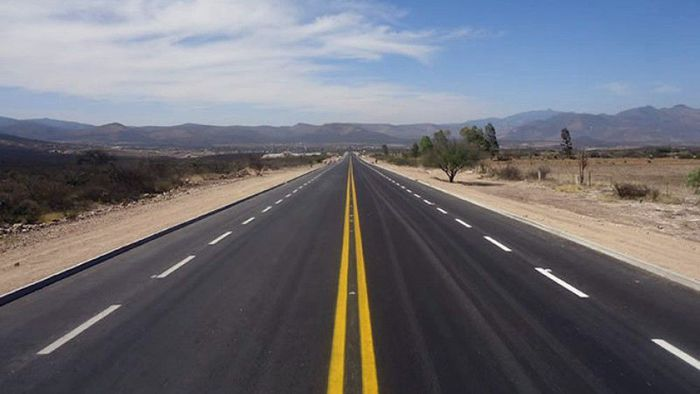
#> input picture street_test.jpg, 700 x 394 px, given in place of the camera
$ python Real_time.py
#> lines starting #> are read from the running program, lines starting #| are printed output that depends on the picture; after the words box and inside, x2 and y2 are one past the last pixel; in counts of white or black regions, pixels touching at a corner belong together
import cv2
import numpy as np

cap = cv2.VideoCapture(0)   #lấy camera 0

while True:
    ret, vid = cap.read()
#> vid is the input picture: shape (394, 700, 3); mean B, G, R 117.6, 110.2, 109.9
    gray = cv2.cvtColor(vid, cv2.COLOR_BGR2GRAY)
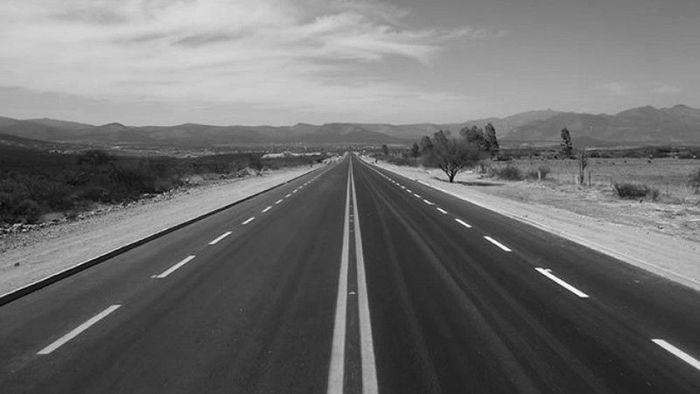
#> gray: shape (394, 700); min 2, max 254, mean 110.9
    filt = cv2.GaussianBlur(gray, (5, 5), 0)
    canny = cv2.Canny(filt, 50, 150)
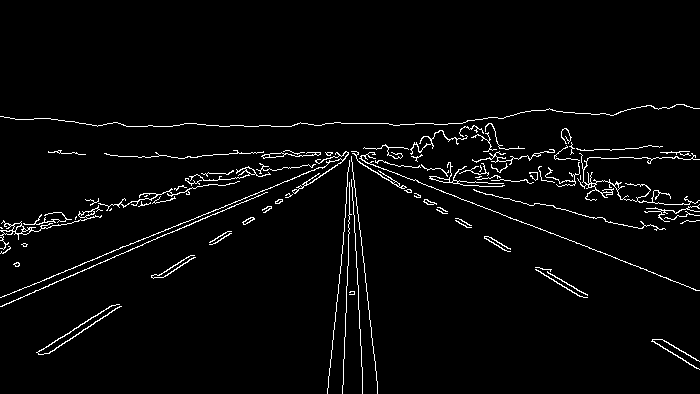
#> canny: shape (394, 700); 3% white in thin lines or dots, all inside (x1, y1, x2, y2) = (0, 104, 700, 394)
    #ret, mask = cv2.threshold(canny, 70, 255, cv2.THRESH_BINARY)
    linesP = cv2.HoughLinesP(canny, 1, np.pi / 180, 50, minLineLength=10,maxLineGap=10)
#> linesP = 138 rows, first 6: [343, 153, 653, 272], [0, 297, 326, 165], [35, 290, 266, 192], [288, 168, 374, 153], [352, 187, 362, 380], [245, 224, 364, 147]
    if linesP is not None:
        for line in linesP:
            for x1, y1, x2, y2 in line:
                cv2.line(vid, (x1, y1), (x2, y2), (0, 0, 255), 3)
#> this loop made 138 passes
#> line on passes 1 to 12: [[343, 153, 653, 272]], [[0, 297, 326, 165]], [[35, 290, 266, 192]], [[288, 168, 374, 153]], [[352, 187, 362, 380]], [[245, 224, 364, 147]], [[325, 123, 388, 123]], [[357, 160, 468, 227]], [[264, 154, 374, 152]], [[327, 393, 344, 227]], [[351, 158, 369, 311]], [[42, 118, 102, 125]]
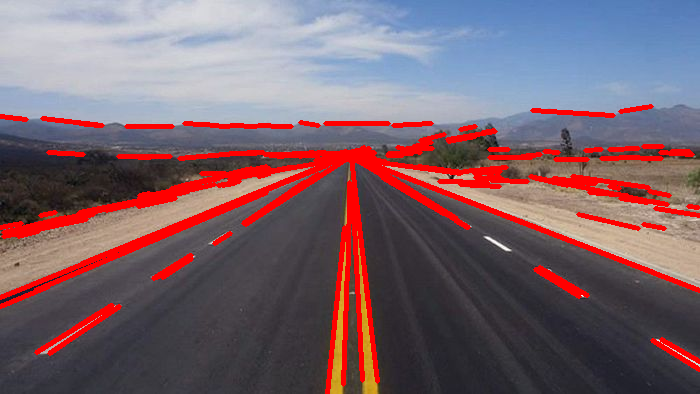
#> vid: shape (394, 700, 3); 10.07% of pixels changed, all inside (x1, y1, x2, y2) = (0, 104, 700, 394)
    cv2.imshow('Hough', vid)

    if cv2.waitKey(1) & 0xFF == ord('b'):
#> (key Esc is pressed here)
        break

cap.release()
cv2.destroyAllWindows()

$ run again, on oli.jpg
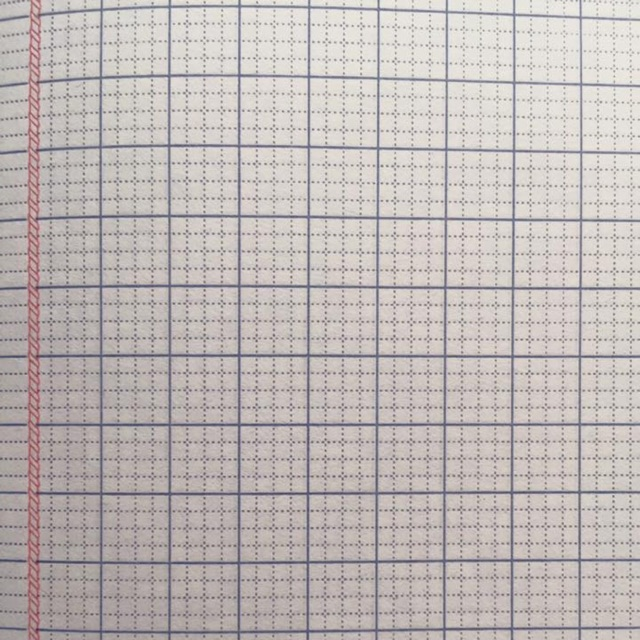
#> input picture oli.jpg, 640 x 640 px, given in place of the camera
#> vid is the input picture: shape (640, 640, 3); mean B, G, R 182.4, 184.1, 191.2
#> `canny = cv2.Canny(filt, 50, 150)`:
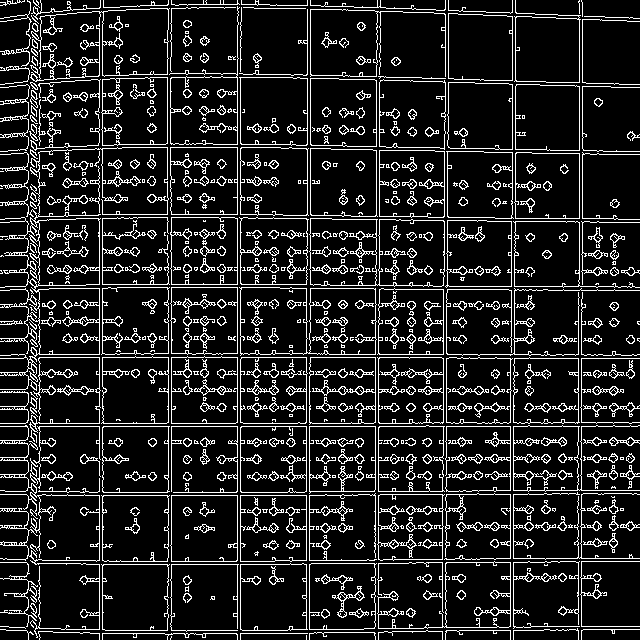
#> canny: shape (640, 640); 13.4% white in thin lines or dots
#> linesP = 638 rows, first 6: [0, 423, 462, 423], [171, 637, 171, 176], [99, 639, 99, 7], [240, 639, 240, 22], [0, 426, 637, 426], [237, 639, 237, 0]
#> the loop `for line in linesP:` made 638 passes
#> after the loop `for line in linesP:`:
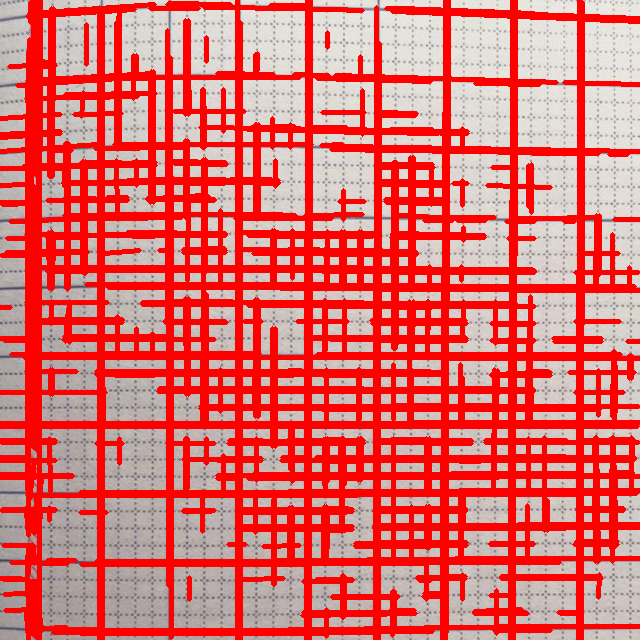
#> vid: shape (640, 640, 3); mean B, G, R 108.5, 110.6, 224
